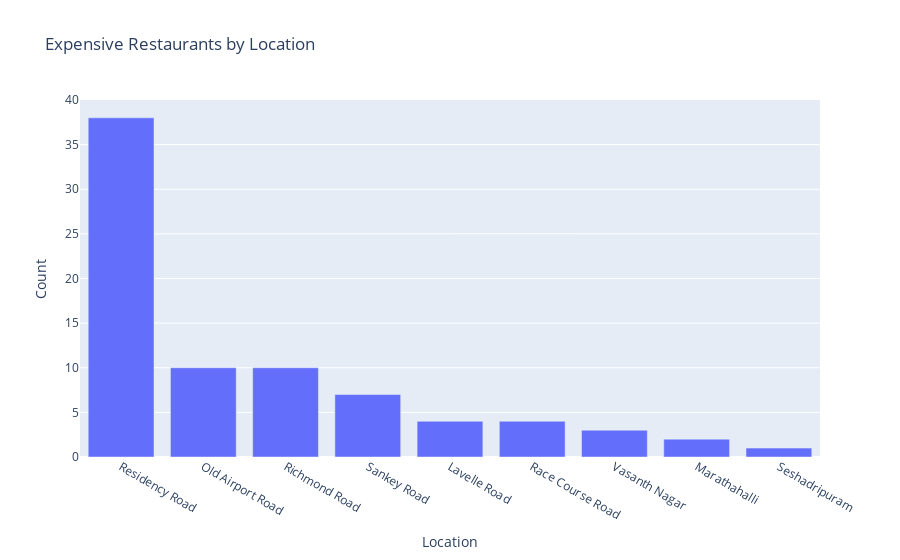

Notebook code cell kept with this figure:
### Markdown cell above
# Where are most of the expensive Restaurants are located ?

### Code cell
# Get the value counts of locations for expensive restaurants
location_counts = df[df.cost > 3000].sort_values(by="cost", ascending=False).location.value_counts()

# Create a bar chart using Plotly Express
fig = px.bar(
    x=location_counts.index,  # Location names
    y=location_counts.values,  # Count values
    labels={'x': 'Location', 'y': 'Count'},
    title='Expensive Restaurants by Location'
)

fig.show()

### Figure 1 — Plotly figure (JSON) as saved in the notebook; plotly's stock layout.template omitted (floating-point values rounded to 4 significant figures)
{"data": [{"hovertemplate": "Location=%{x}<br>Count=%{y}<extra></extra>", "legendgroup": "", "marker": {"color": "#636efa", "pattern": {"shape": ""}}, "name": "", "orientation": "v", "showlegend": false, "textposition": "auto", "type": "bar", "x": ["Residency Road", "Old Airport Road", "Richmond Road", "Sankey Road", "Lavelle Road", "Race Course Road", "Vasanth Nagar", "Marathahalli", "Seshadripuram"], "xaxis": "x", "y": [38, 10, 10, 7, 4, 4, 3, 2, 1], "yaxis": "y"}], "layout": {"barmode": "relative", "legend": {"tracegroupgap": 0}, "title": {"text": "Expensive Restaurants by Location"}, "xaxis": {"anchor": "y", "domain": [0, 1], "title": {"text": "Location"}}, "yaxis": {"anchor": "x", "domain": [0, 1], "title": {"text": "Count"}}}}
